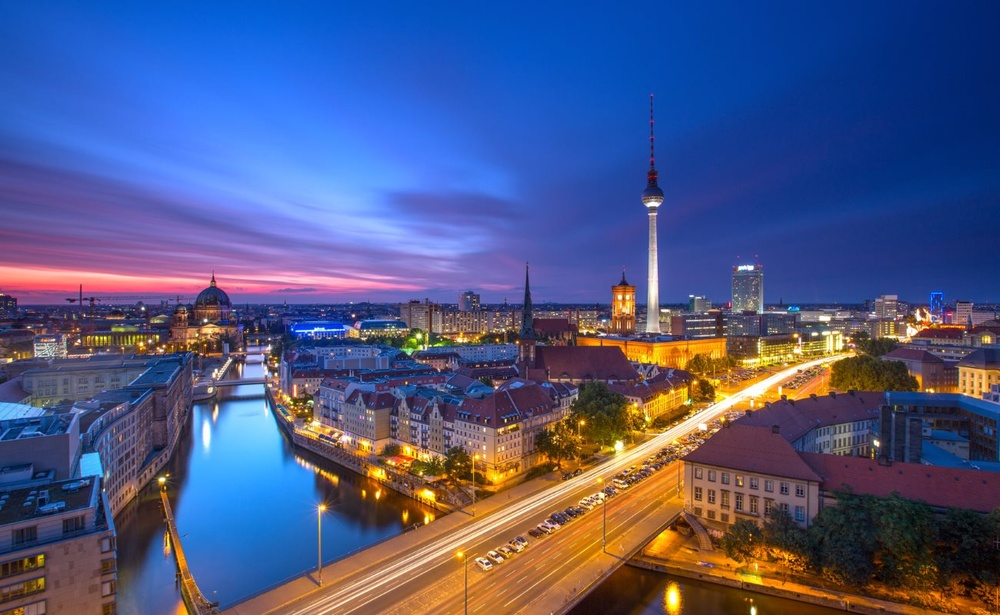
#> input picture DEDA_StatisticsFinance/berlin_view.jpg, 1000 x 615 px, shrunk from 1300 x 800 before the run
$ python NumericInPython.py
#> lines starting #> are read from the running program, lines starting #| are printed output that depends on the picture
"""
Description:
 -
 -

Usage:

Author:
 - Junjie Hu, hujunjie@hu-berlin.de
 - WKH, changed the code for plotting to allow for transparent=True
Last modified date: 20191129
"""

import numpy as np

"""
Generating numbers in numpy array
"""

# Giving the seed of random number generator
np.random.seed(1)
# Generate a 20*20 matrix with uniform distributed random integers between 0 to 50
A = np.random.randint(low=0, high=50, size=(20, 20))
print(A)

import matplotlib.pyplot as plt

fig = plt.figure()  # Create a window to draw
ax = plt.axes()  # Create axes
ax.plot(np.arange(1, 21), A, 'o')  # Plot the dots, using circle
ax.set_title('Random Number Plotting')  # Set figure title
plt.show()
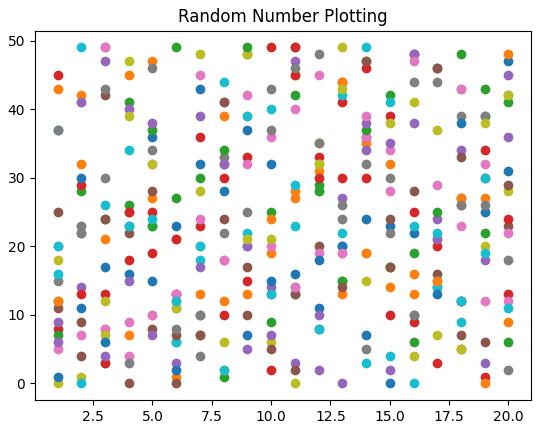
#> figure drawn by matplotlib, 1 panel; curve peaks at x = 20, y = 47; curve peaks at x = 20, y = 48; curve peaks at x = 6, y = 49
# Save figure to a high quality
fig.savefig('random_scatter.png', dpi=300, transparent=True)
fig.clear()  # clear the figure

# Another scatter plot
x = np.random.randn(1000)
# plt also provide a quick way to draw
plt.plot(x, '.')
plt.title('Normal Distribution Scatter Plotting')
plt.xlabel('X')
plt.ylabel('Y')
plt.draw()
plt.savefig('normal_dis_scatter.png', dpi=300)
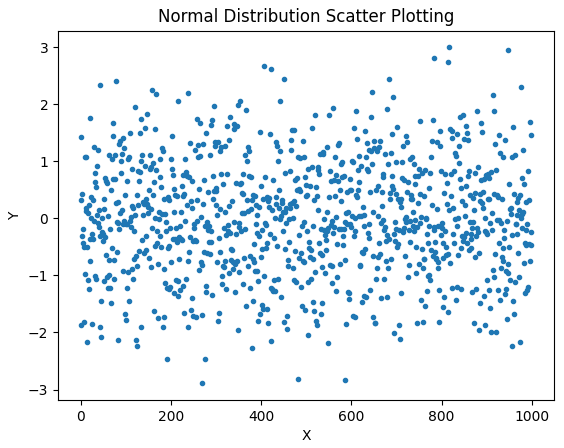
#> figure drawn by matplotlib, 1 panel; curve peaks at x = 816, y = 3

"""
Matrix operations
"""

# Inverse matrix
A_inv = np.linalg.inv(A)

# Matrix times operation
dot_result = np.dot(A, A_inv)
print(dot_result)
# Generate a 20*20 identity matrix
idn_matrix = np.identity(20)
print(idn_matrix)
# Using .allclose() function to evaluate two matrices are equal within tolerance
np.allclose(dot_result, np.eye(20))  # True

from PIL import Image
# pip install pillow for package installation
from numpy.fft import fft, ifft

# Open then image by using Python Imaging Library(PIL)
image_before = Image.open('berlin_view.jpg')
#> image_before is the input picture: PIL image 1000x615 RGB; mean R, G, B 78.3, 87.3, 131.3
# Decoding and encoding image to float number
image_int = np.fromstring(image_before.tobytes(), dtype=np.int8)
# Processing Fourier transform
fft_transformed = fft(image_int)
# Filter the lower frequency
fft_transformed = np.where(np.absolute(fft_transformed) < 9e4, 0, fft_transformed)
# Inverse Fourier transform
fft_transformed = ifft(fft_transformed)
# Keep the real part
fft_transformed = np.int8(np.real(fft_transformed))
# Output the image
image_output = Image.frombytes(image_before.mode, image_before.size, fft_transformed)
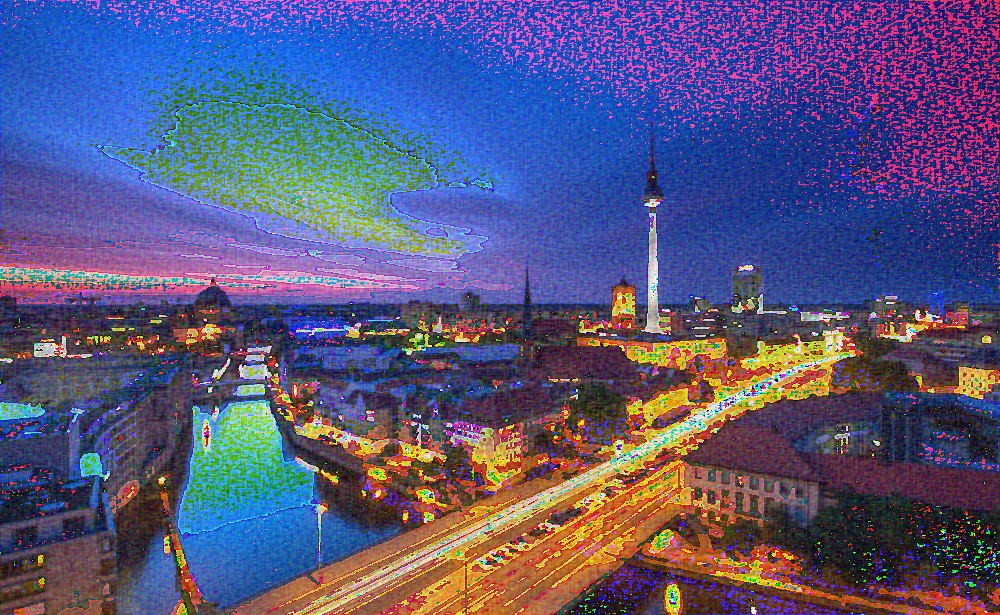
#> image_output: PIL image 1000x615 RGB; mean R, G, B 88.3, 85.9, 124.5
image_output.show()

$ run again, with DEDA_StatisticsFinance/Hohloh.jpg copied over DEDA_StatisticsFinance/berlin_view.jpg
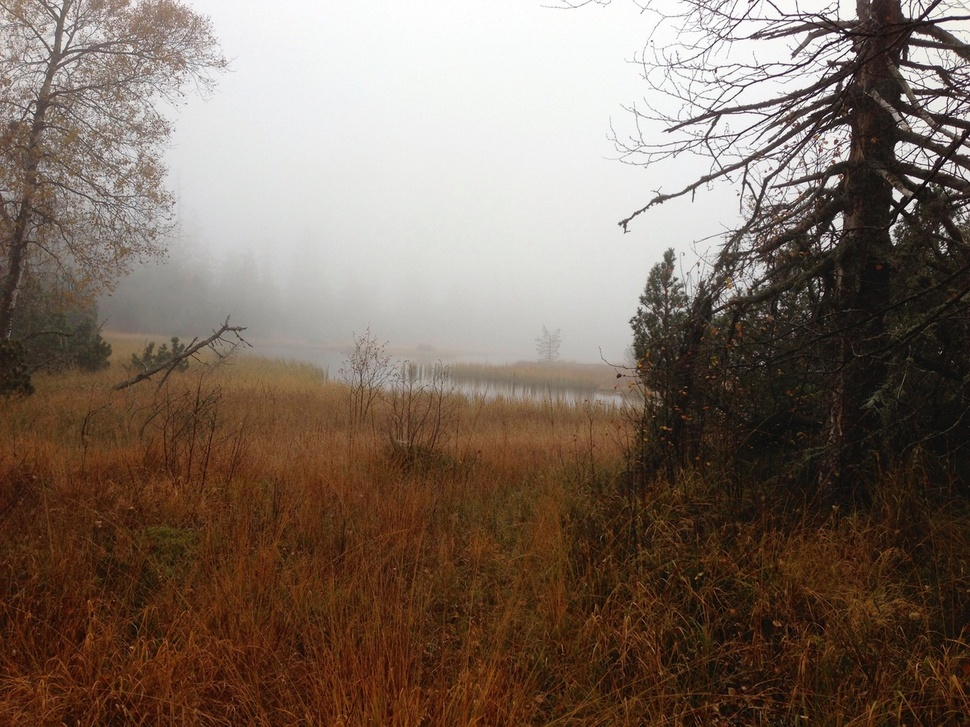
#> input picture DEDA_StatisticsFinance/Hohloh.jpg, 970 x 727 px, shrunk from 1280 x 960 before the run
#> image_before is the input picture: PIL image 970x727 RGB; mean R, G, B 122.5, 106.2, 94.5
#> `image_output = Image.frombytes(image_before.mode, image_before.size, f..`:
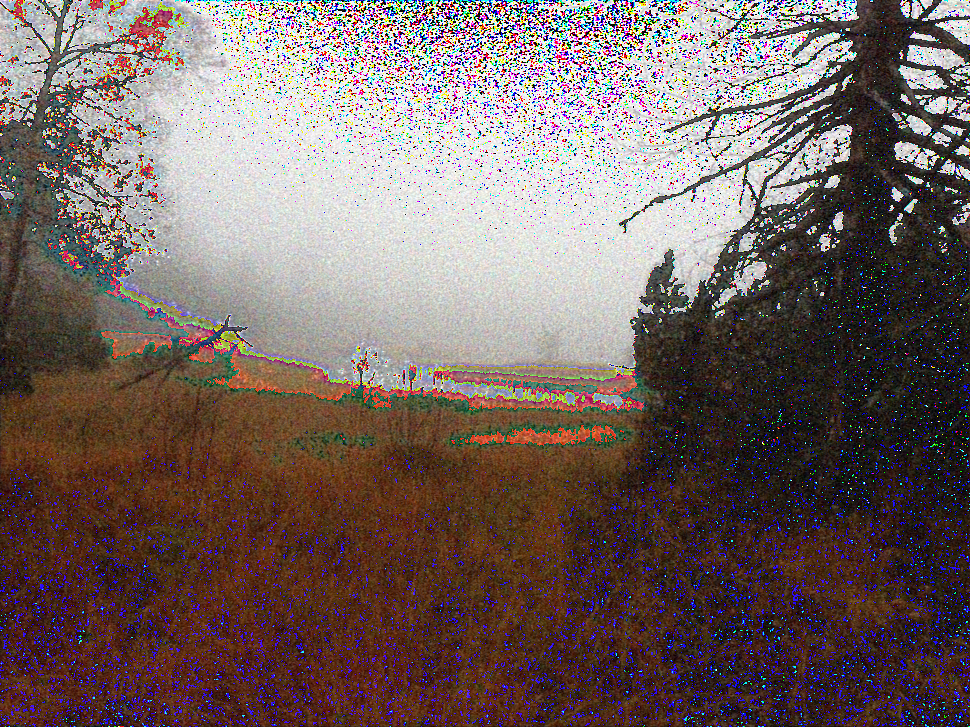
#> image_output: PIL image 970x727 RGB; mean R, G, B 115.3, 100.1, 97.4
